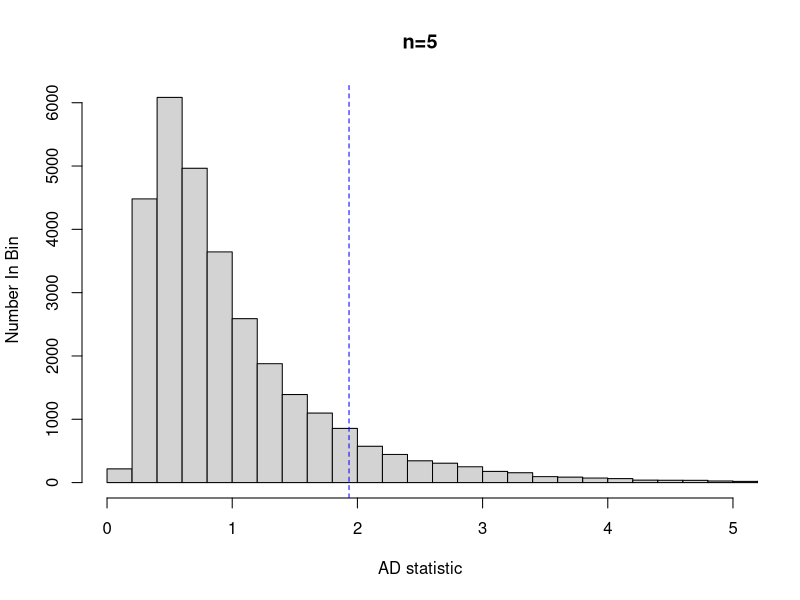
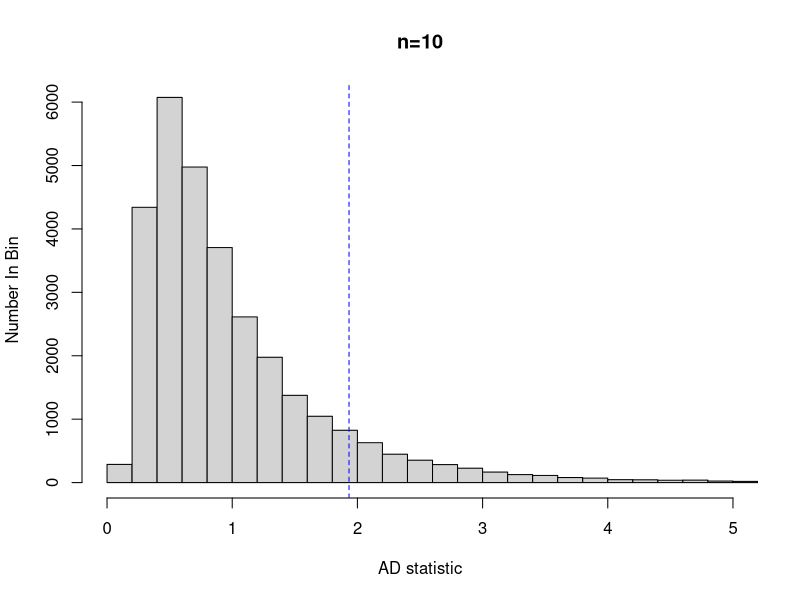
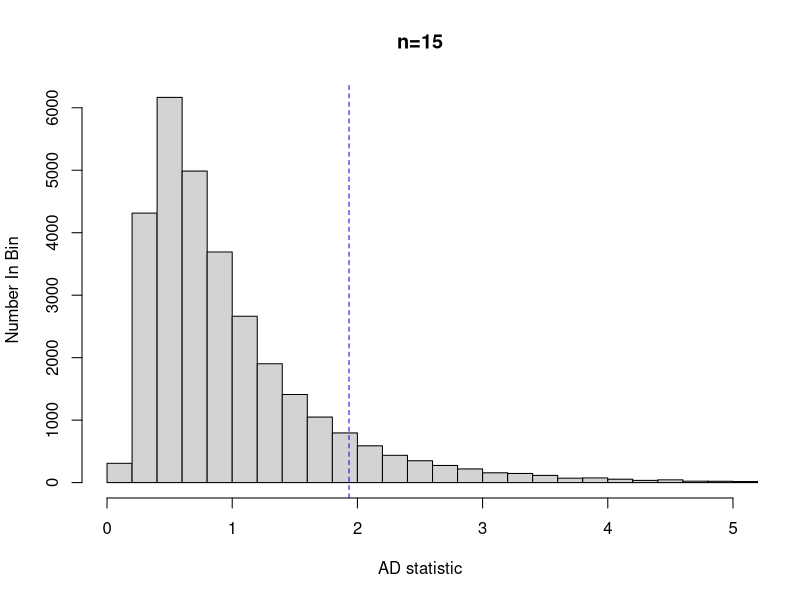
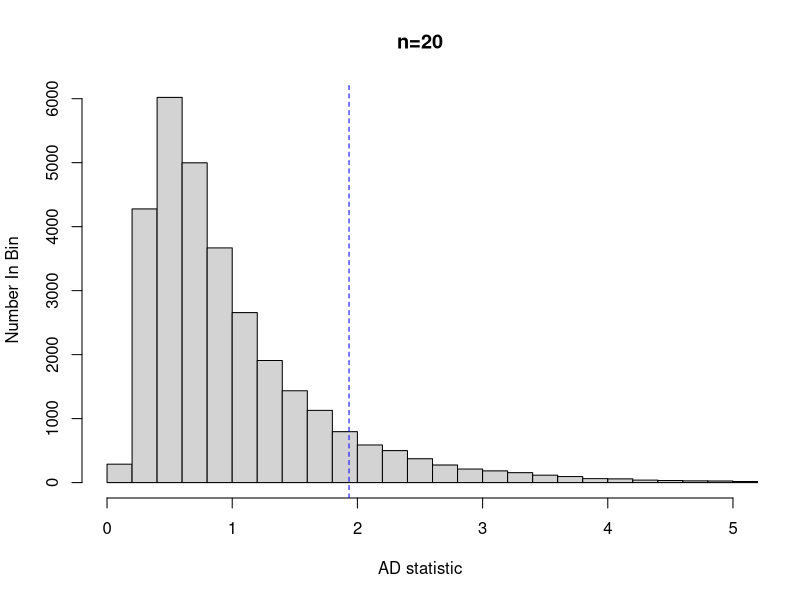
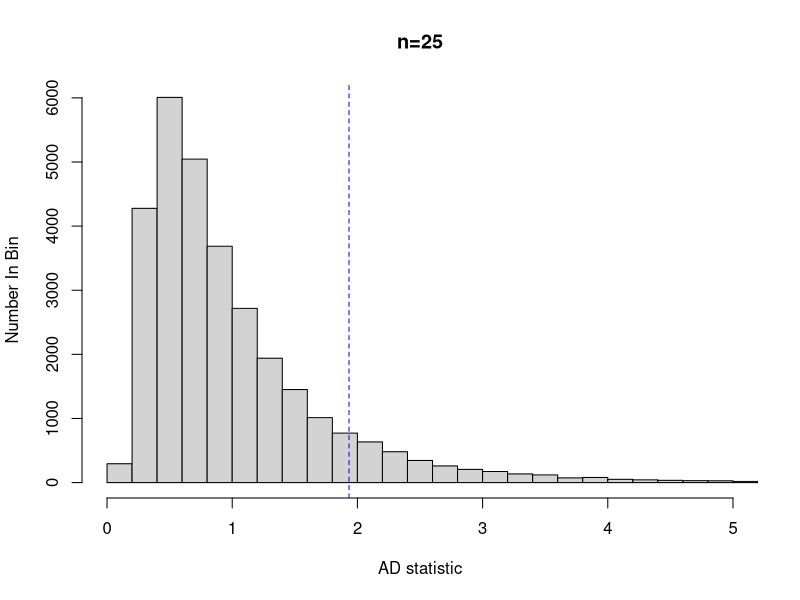
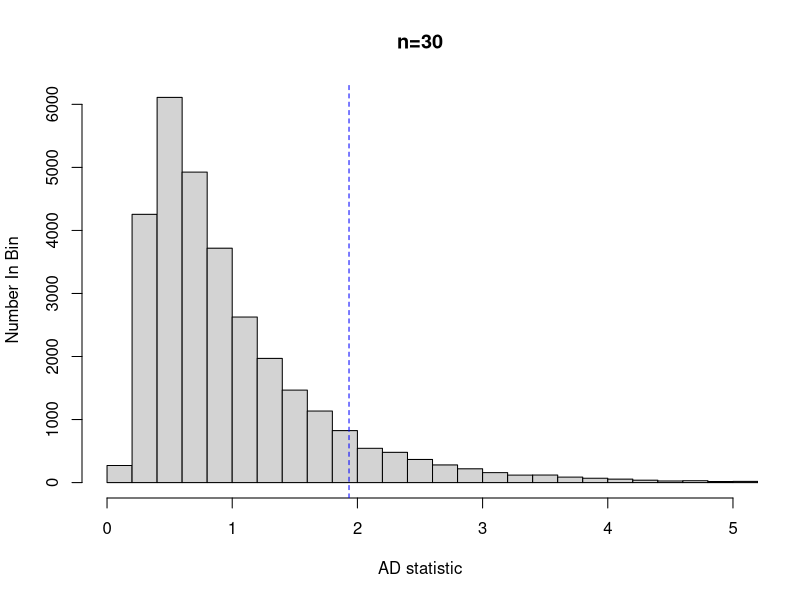
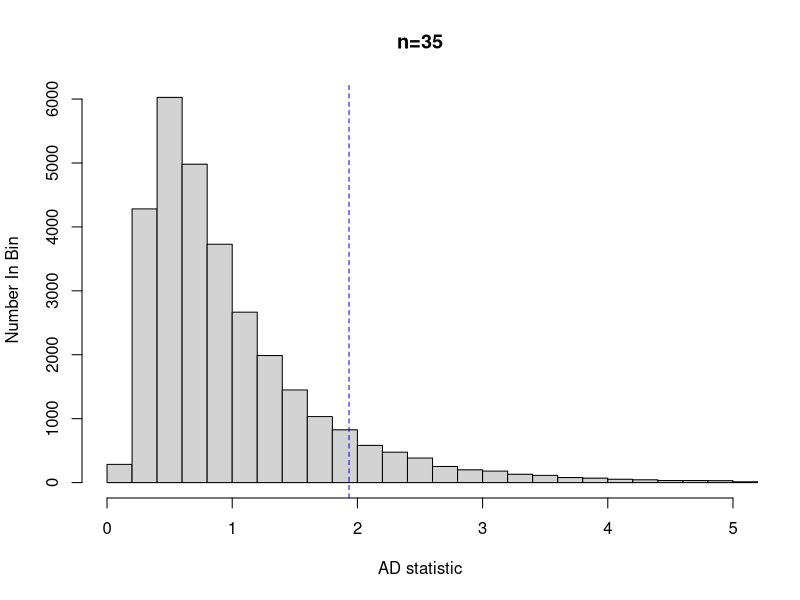
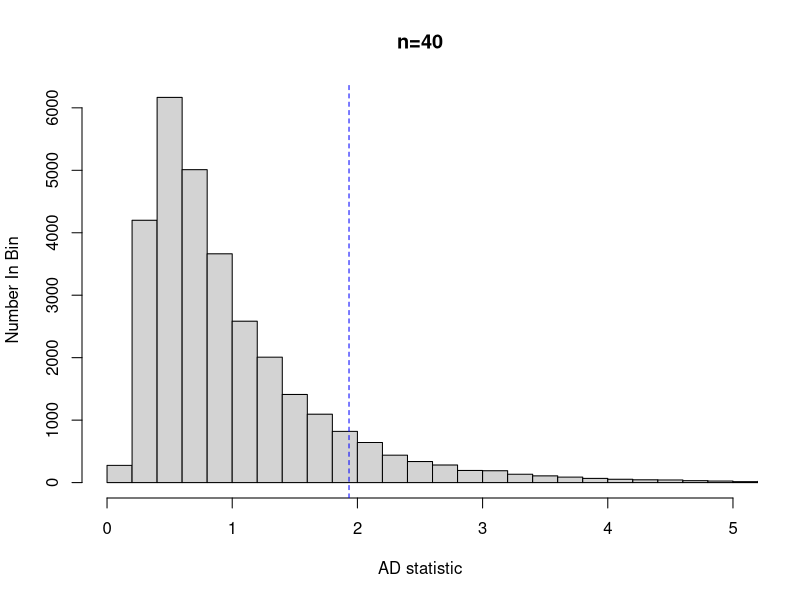

Write the R code that produced these figures, in order.

###################n=5######################
n=5
reps = 30000

Y5 = replicate(reps,rnorm(n))

X5= matrix(0,nrow=5,ncol=30000)

for(i in 1:reps) {

X5[,i] = sort(Y5[,i])

}

F5 = pnorm(X5)

S5 = matrix(nrow=5,ncol=reps) ### THELW NA VRW STATISTIKA ANA STHLH

for(i in 1:ncol(X5)) {

for(j in 1:n)  {

S5[j,i] = ((2*j-1)/n)*(log(F5[j,i]) + log(1 - F5[n+1-j,i]))

}
}

 
SS5 = colSums(S5)
Astat5 = -n - SS5


hist(Astat5,nclass=50,xlim=c(0,5),xlab= "AD statistic" , ylab="Number In Bin",main="n=5")
abline(v=1.933,col="blue",lty=2)

################n=10####################
n = 10
reps=30000
Y10 = replicate(reps,rnorm(10))

X10= matrix(0,nrow=10,ncol=30000)

for(i in 1:reps) {

X10[,i] = sort(Y10[,i])

}

F10 = pnorm(X10)

S10 = matrix(nrow=10,ncol=reps)

for(i in 1:ncol(X10)) {

for(j in 1:n)  {

S10[j,i] = ((2*j-1)/n)*(log(F10[j,i]) + log(1 - F10[n+1-j,i]))

}
}
 
SS10 = colSums(S10)
Astat10 = -n - SS10


hist(Astat10,nclass=50,xlim=c(0,5),xlab= "AD statistic" , ylab="Number In Bin",main="n=10")
abline(v=1.933,col="blue",lty=2)

################n=15####################
n = 15
reps=30000
Y15 = replicate(reps,rnorm(15))

X15= matrix(0,nrow=15,ncol=30000)

for(i in 1:reps) {

X15[,i] = sort(Y15[,i])

}

F15 = pnorm(X15)

S15 = matrix(nrow=15,ncol=reps)

for(i in 1:ncol(X15)) {

for(j in 1:n)  {

S15[j,i] = ((2*j-1)/n)*(log(F15[j,i]) + log(1 - F15[n+1-j,i]))

}
}
 
SS15 = colSums(S15)
Astat15 = -n - SS15


hist(Astat15,nclass=50,xlim=c(0,5),xlab= "AD statistic" , ylab="Number In Bin",main="n=15")
abline(v=1.933,col="blue",lty=2)

################n=20####################
n = 20
reps=30000
Y20 = replicate(reps,rnorm(20))

X20= matrix(0,nrow=20,ncol=30000)

for(i in 1:reps) {

X20[,i] = sort(Y20[,i])

}

F20 = pnorm(X20)

S20 = matrix(nrow=20,ncol=reps)

for(i in 1:ncol(X20)) {

for(j in 1:n)  {

S20[j,i] = ((2*j-1)/n)*(log(F20[j,i]) + log(1 - F20[n+1-j,i]))

}
}
 
SS20 = colSums(S20)
Astat20 = -n - SS20


hist(Astat20,nclass=50,xlim=c(0,5),xlab= "AD statistic" , ylab="Number In Bin",main="n=20")
abline(v=1.933,col="blue",lty=2)

################n=25####################
n = 25
reps=30000
Y25 = replicate(reps,rnorm(25))

X25= matrix(0,nrow=25,ncol=30000)

for(i in 1:reps) {

X25[,i] = sort(Y25[,i])

}

F25 = pnorm(X25)

S25 = matrix(nrow=25,ncol=reps)

for(i in 1:ncol(X25)) {

for(j in 1:n)  {

S25[j,i] = ((2*j-1)/n)*(log(F25[j,i]) + log(1 - F25[n+1-j,i]))

}
}
 
SS25 = colSums(S25)
Astat25 = -n - SS25


hist(Astat25,nclass=50,xlim=c(0,5),xlab= "AD statistic" , ylab="Number In Bin",main="n=25")
abline(v=1.933,col="blue",lty=2)

################n=30####################
n = 30
reps=30000
Y30 = replicate(reps,rnorm(30))

X30= matrix(0,nrow=30,ncol=30000)

for(i in 1:reps) {

X30[,i] = sort(Y30[,i])

}

F30 = pnorm(X30)

S30 = matrix(nrow=30,ncol=reps)

for(i in 1:ncol(X30)) {

for(j in 1:n)  {

S30[j,i] = ((2*j-1)/n)*(log(F30[j,i]) + log(1 - F30[n+1-j,i]))

}
}
 
SS30 = colSums(S30)
Astat30 = -n - SS30


hist(Astat30,nclass=50,xlim=c(0,5),xlab= "AD statistic" , ylab="Number In Bin",main="n=30")
abline(v=1.933,col="blue",lty=2)

################n=35####################
n = 35
reps=30000
Y35 = replicate(reps,rnorm(35))

X35= matrix(0,nrow=35,ncol=30000)

for(i in 1:reps) {

X35[,i] = sort(Y35[,i])

}

F35 = pnorm(X35)

S35 = matrix(nrow=35,ncol=reps)

for(i in 1:ncol(X35)) {

for(j in 1:n)  {

S35[j,i] = ((2*j-1)/n)*(log(F35[j,i]) + log(1 - F35[n+1-j,i]))

}
}
 
SS35 = colSums(S35)
Astat35 = -n - SS35


hist(Astat35,nclass=50,xlim=c(0,5),xlab= "AD statistic" , ylab="Number In Bin",main="n=35")
abline(v=1.933,col="blue",lty=2)

################n=40####################
n = 40
reps=30000
Y40 = replicate(reps,rnorm(40))

X40= matrix(0,nrow=40,ncol=30000)

for(i in 1:reps) {

X40[,i] = sort(Y40[,i])

}

F40 = pnorm(X40)

S40 = matrix(nrow=40,ncol=reps)

for(i in 1:ncol(X40)) {

for(j in 1:n)  {

S40[j,i] = ((2*j-1)/n)*(log(F40[j,i]) + log(1 - F40[n+1-j,i]))

}
}
 
SS40 = colSums(S40)
Astat40 = -n - SS40


hist(Astat40,nclass=50,xlim=c(0,5),xlab= "AD statistic" , ylab="Number In Bin",main="n=40")
abline(v=1.933,col="blue",lty=2)

################n=50####################
n = 50
reps=30000
Y50 = replicate(reps,rnorm(50))

X50= matrix(0,nrow=50,ncol=30000)

for(i in 1:reps) {

X50[,i] = sort(Y50[,i])

}

F50 = pnorm(X50)

S50 = matrix(nrow=50,ncol=reps)

for(i in 1:ncol(X50)) {

for(j in 1:n)  {

S50[j,i] = ((2*j-1)/n)*(log(F50[j,i]) + log(1 - F50[n+1-j,i]))

}
}
 
SS50 = colSums(S50)
Astat50 = -n - SS50


hist(Astat50,nclass=50,xlim=c(0,5),xlab= "AD statistic" , ylab="Number In Bin",main="n=50")
abline(v=1.933,col="blue",lty=2)


###################### OLA TA HISTOGRAMMATA ######################

par(mfrow=c(3,3))
h1 = hist(Astat5,nclass=50,xlim=c(0,5),xlab= "AD statistic"  , ylab="Number In Bin" ,main="n=5",col="white",lty=0)
lines(c(h1$breaks, max(h1$breaks)),
       c(0,h1$counts,0), type='S')
abline(v=1.933,col="blue",lwd = 2 ,lty=2)
h2 = hist(Astat10,nclass=50,xlim=c(0,5),xlab= "AD statistic" , ylab="Number In Bin",main="n=10",col="white",lty=0)
lines(c(h2$breaks, max(h2$breaks)),
       c(0,h2$counts,0), type='S')
abline(v=1.933,col="blue",lwd = 2 ,lty=2)
h3 = hist(Astat15,nclass=50,xlim=c(0,5),xlab= "AD statistic" , ylab="Number In Bin",main="n=15",col="white",lty=0)
lines(c(h3$breaks, max(h3$breaks)),
       c(0,h3$counts,0), type='S')
abline(v=1.933,col="blue",lwd = 2 ,lty=2)
h4 = hist(Astat20,nclass=50,xlim=c(0,5),xlab= "AD statistic" , ylab="Number In Bin",main="n=20",col="white",lty=0)
lines(c(h4$breaks, max(h4$breaks)),
       c(0,h4$counts,0), type='S')
abline(v=1.933,col="blue",lwd = 2 ,lty=2)
h5 = hist(Astat25,nclass=50,xlim=c(0,5),xlab= "AD statistic" , ylab="Number In Bin",main="n=25",col="white",lty=0)
lines(c(h5$breaks, max(h5$breaks)),
       c(0,h5$counts,0), type='S')
abline(v=1.933,col="blue",lwd = 2 ,lty=2)
h6 = hist(Astat30,nclass=50,xlim=c(0,5),xlab= "AD statistic" , ylab="Number In Bin",main="n=30",col="white",lty=0)
lines(c(h6$breaks, max(h6$breaks)),
       c(0,h6$counts,0), type='S')
abline(v=1.933,col="blue",lwd = 2 ,lty=2)
h7 = hist(Astat35,nclass=50,xlim=c(0,5),xlab= "AD statistic" , ylab="Number In Bin",main="n=35",col="white",lty=0)
lines(c(h7$breaks, max(h7$breaks)),
       c(0,h7$counts,0), type='S')
abline(v=1.933,col="blue",lwd = 2 ,lty=2)
h8 = hist(Astat40,nclass=50,xlim=c(0,5),xlab= "AD statistic" , ylab="Number In Bin",main="n=40",col="white",lty=0)
lines(c(h8$breaks, max(h8$breaks)),
       c(0,h8$counts,0), type='S')
abline(v=1.933,col="blue",lwd = 2 ,lty=2)
h9 = hist(Astat50,nclass=50,xlim=c(0,5),xlab= "AD statistic" , ylab="Number In Bin",main="n=50",col="white",lty=0)
lines(c(h9$breaks, max(h9$breaks)),
       c(0,h9$counts,0), type='S')
abline(v=1.933,col="blue",lwd = 2 ,lty=2)


#################### TESTS ANDERSON - DARLING ####################

install.packages("nortest")
library(nortest)

ad.test(Y5)
ad.test(Y10)
ad.test(Y15)
ad.test(Y20)
ad.test(Y25)
ad.test(Y30)
ad.test(Y35)
ad.test(Y40)
ad.test(Y50)
